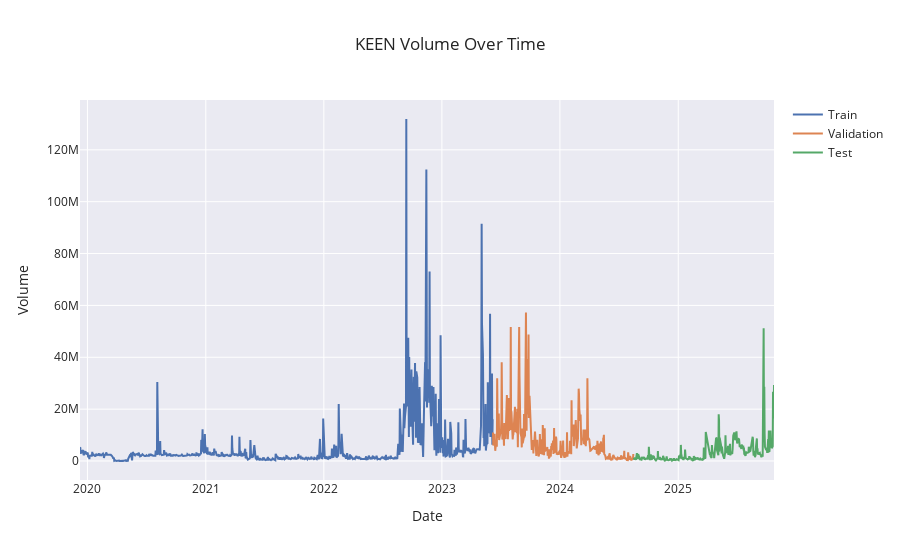

This figure's notebook cell:
### Code cell
fig = go.Figure()
fig.add_trace(go.Scatter(x=train['Date'], y=train['Volume'], mode='lines', name='Train'))
fig.add_trace(go.Scatter(x=validation['Date'], y=validation['Volume'], mode='lines', name='Validation'))
fig.add_trace(go.Scatter(x=test['Date'], y=test['Volume'], mode='lines', name='Test'))
fig.update_layout(title='KEEN Volume Over Time',
                  xaxis_title='Date',
                  yaxis_title='Volume')
fig.update_layout(template='seaborn')
fig.show()

### Figure 1 — Plotly figure (JSON) as saved in the notebook; plotly's stock layout.template omitted (floating-point values rounded to 4 significant figures; data arrays with more than 128 entries replaced by an {"elided": "..."} marker saying what was removed)
{"data": [{"mode": "lines", "name": "Train", "type": "scatter", "x": {"elided": "849 str values"}, "y": {"elided": "849 float values"}}, {"mode": "lines", "name": "Validation", "type": "scatter", "x": {"elided": "283 str values"}, "y": {"elided": "283 float values"}}, {"mode": "lines", "name": "Test", "type": "scatter", "x": {"elided": "284 str values"}, "y": {"elided": "284 float values"}}], "layout": {"title": {"text": "KEEN Volume Over Time"}, "xaxis": {"title": {"text": "Date"}}, "yaxis": {"title": {"text": "Volume"}}}}
